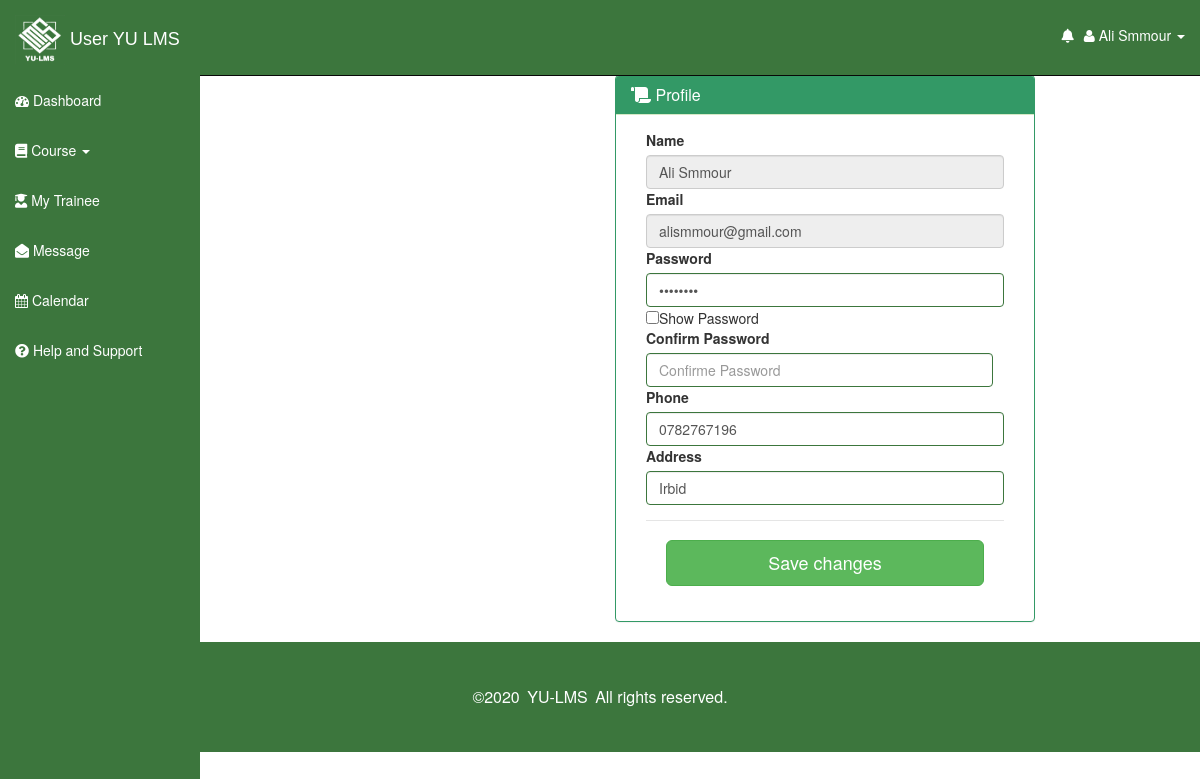
Page /staff/profile.php (signed in) on the committed database.
### tables this page shows
CREATE TABLE `staff_table` (
  `staff_id` int(10) NOT NULL,
  `staff_name` varchar(50) NOT NULL,
  `staff_email` varchar(50) NOT NULL,
  `staff_password` varchar(50) NOT NULL,
  `staff_address` varchar(10) NOT NULL,
  `staff_gender` char(1) NOT NULL,
  `staff_phone_num` varchar(10) NOT NULL,
  `f_id` int(10) NOT NULL
);

### staff/profile.php (the view, shortened to what this page needs)
<?php
include"connect.php";
function staff_info($conn)
{
  $sql="SELECT * FROM staff_table WHERE staff_id=".$_SESSION['staff_ID']."";
  $result=mysqli_query($conn,$sql);
  $output=' ';
  while($row=mysqli_fetch_assoc($result))
  {
    $output.= '<div >
        <label> Name</label>
        <input type="text" name="name" class="form-control" placeholder="Name" readonly="readonly" value="'.$row["staff_name"].'" />
        </div>
          <div >
            <label>Email</label>
              <input
              type="email"
              name="email"
              class="form-control"
              placeholder="Email"
              readonly="readonly"
              value="'.$row["staff_email"].'"
             />
          </div>
          <div class="has-success">
            <label>Password </label>
              <input
              type="password"
              name="password"
              class="form-control"
              id="password"
              placeholder="Password"
              value="'.$row["staff_password"].'"
              />
             </div>
             <input type="checkbox" onclick="myFunction()">Show Password
               <div class="has-success " id="cont_cpass">
            <label>Confirm Password </label>
              <input type="password" name="confirm_password" id="confirm_password"  onkeyup="check();" class="form-control" style="width: 97%; display: inline-block;" required="required" placeholder="Confirme Password" />
              <span id="message"></span>
             </div>
          <div class="has-success" id="cont-ph">
            <label>Phone</label>
              <input type="number" class="form-control" placeholder="07######## " name="phone" id="phone" value="'.$row["staff_phone_num"].'">
          </div>
          <div class="has-success">
            <label>Address </label>
              <input
              type="text" name="address" class="form-control" placeholder="Address" list="city" required="required" value="'.$row["staff_address"].'"/>
              <datalist id="city" >
              <option value="Amman" />
              <option value="Irbid" />
              <option value="Aqaba" />
              <option value="Az-Zarqa" />
              <option value="Jerash" />
              <option value="Ajloun" />
              <option value="Madaba" />
              <option value="Al-Karak" />
              <option value="Al-Mafrak" />
              <option value="Al-Balqa" />
              <option value="Maan" />
              <option value="Al-Tafilah" />
          </datalist>
             </div>
          ';
  }
return $output ;
}
?>
<!DOCTYPE html>
<html lang="en">
  <head>
<link rel='stylesheet' href='https://use.fontawesome.com/releases/v5.7.0/css/all.css'>
    <link href="css/bootstrap.css" rel="stylesheet">
    <link href="css/sb-admin.css" rel="stylesheet">
    <link rel="stylesheet" href="font-awesome/css/font-awesome.min.css">
    <link rel="stylesheet" href="http://cdn.oesmith.co.uk/morris-0.4.3.min.css">
  </head>
  <body>
     <?php include 'sidNav.php';?>
  <body>
             <?php include 'sidNav.php';?>
      <center><div class="row"  style="margin-top: 10%; width: 80%; padding-left: 10%; padding-right: 10%">
          <div class="col-lg-12">
            <div class="panel panel-success">
              <div class="panel-heading">
                <h3 class="panel-title" align="left"><i class="fas fa-scroll"></i> Profile</h3>
              </div>
              <div class="panel-body" align="left">
          <div class="col-lg-12">
            <div class="table-responsive">
        <form class="login" action="#" method="post" onsubmit="return checking()">
        <?php echo staff_info($conn) ; ?>
        <div class="modal-footer">
          <input type="submit" name="btnEDIT" class="btn btn-success btn-lg btn-block"  value="Save changes">
        </div>
    </form>
            </div>
          </div>
        </div>
       </div>
</div>
</div>
</center>
      </div>
    </div>
  </body>
  <?php include "footers.php" ?>
</html>

### staff/css/sb-admin.css (style rules this page uses)
body { margin-top: 50px; }

### rows in the picture
staff_table: name "Ali Smmour", email "alismmour@gmail.com", phone "0782767196", address "Irbid"

### other values in the picture
$_SESSION['staff_user'] "Ali Smmour"
